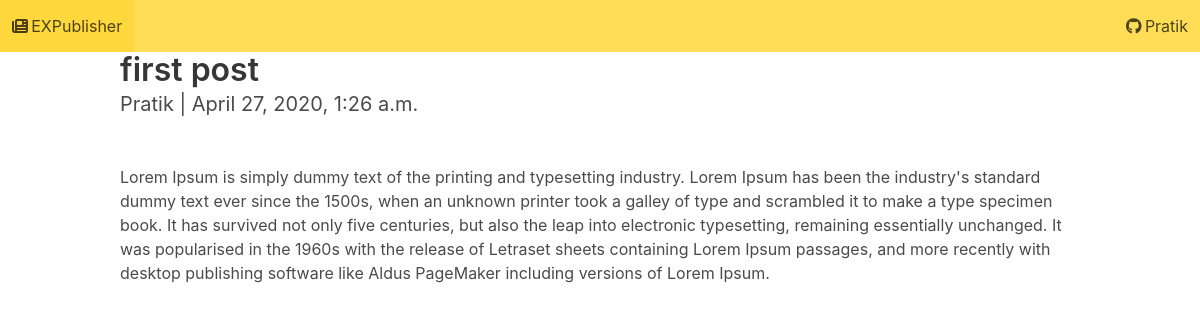
/first-post/, run on the app's committed database.
### publish/models.py (models this page shows, shortened)
class express_publish(models.Model):
    title=models.CharField(max_length=200)
    slug = AutoSlugField(populate_from='title',unique=True)
    author=models.CharField(max_length=50)
    body=models.TextField()
    time=models.DateTimeField(auto_now_add=True)

### publish/views.py (the view)
# urls.py: path('<slug:slug>/', views.PostDetail.as_view(), name='post_detail'),
class PostDetail(generic.DetailView):
    model = express_publish
    template_name = 'publish/post_detail.html'

### publish/templates/publish/post_detail.html
{% extends 'publish/base.html' %}
{% block content %}
<div class="container">
  <h1 class="title">{{ object.title }}</h1>
  <p class="subtitle">{{ object.author }} | {{ object.time }} </p><br>
  {{ object.body|safe }}
</div>
{% endblock %}

### publish/templates/publish/base.html (shortened to what this page needs)
{% load static %}
<!DOCTYPE html>
<html>
  <head>
    <link rel="stylesheet" href="{% static 'css/bulma.min.css' %}">
  </head>
  <body>
		<nav class="navbar is-warning" role="navigation" aria-label="main navigation">
			<div class="navbar-brand">
				<a class="navbar-item" href="/">
					<i class="fas fa-newspaper" style="margin-right: 0.2em;"></i>EXPublisher
				</a>
			</div>
			<div id="navbarBasicExample" class="navbar-menu">
				<div class="navbar-end">
					<a class="navbar-item" href="https://github.com/singhkumarpratik/">
                            <i class="fab fa-github" style="margin-right: 0.2em;"></i> Pratik
                        </a>
				</div>
			</div>
		</nav>
		{% block content %}
		{% endblock %}
	</body>
</html>

### data on the page
express_publish: title "first post", author "Pratik", time "April 27, 2020, 1:26 a.m.", body "Lorem Ipsum is simply dummy text of the printing and typesetting industry. Lorem Ipsum has been the industry's standard dummy text ever since the 1500s, when an unknown printer took a galley of type and scrambled it to make a type specimen book. It has survived not only five centuries, but also the leap into electronic typesetting, remaining essentially unchanged. It was popularised in the 1960s with the release of Letraset sheets containing Lorem Ipsum passages, and more recently with desktop publishing software like Aldus PageMaker including versions of Lorem Ipsum."
